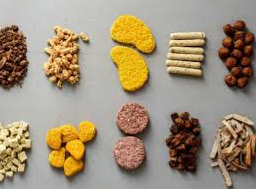
#> input picture Pictures/00Fullimage.png, 256 x 189 px
$ python main.py
#> lines starting #> are read from the running program, lines starting #| are printed output that depends on the picture
from PIL import Image, ImageOps, ImageDraw, ImageFont
import numpy as np

min_rate = 0.9
max_rate = 1.1

img_path = "Pictures/00Fullimage.png"  # img taken from camera
textList = ["BBQ Souce","Chicken","Big Nugget","Sausage","MeatBall",
            "Cheese","Nugget","Ham. Patties","Meat","Mushroom"]
mean_list = []

# Open File and read all lines
with open('mean_list.txt', 'r') as file:
#> (reads mean_list.txt from the repository)
    lines = file.readlines()
    # all lines on loop
    for line in lines:
        values = line.strip().split('/')
        # if empty line skip
        if not values:
            continue
        try:
            # make values integer and create a list
            rgb_values = [int(value) for value in values]
            # add this list to mean_list
            mean_list.append(rgb_values)
        except ValueError:
            # If line is not acceptable skip
            continue

def get_all_rgb(piece):
    image_RGB = []
    # open img
    image = piece
    # take img sizes
    width, height = image.size
    # Loop al pixels
    for y in range(int(height)):
        for x in range(int(width)):
            # took pixels rgb values
            rgb_value = image.getpixel((x, y))
            R = rgb_value[0]
            G = rgb_value[1]
            B = rgb_value[2]
            if (R == 0) or (G == 0) or (B == 0):
                pass
            elif (R/G >= min_rate and R/G <= max_rate) and (R/B >= min_rate and R/B <= max_rate) and (B/G >= min_rate and B/G <= max_rate):
                pass
            # return rgb values
            else:
                image_RGB.append([R, G, B])
    return image_RGB

# open img file
image = Image.open(img_path)
#> image is the input picture: PIL image 256x189 RGBA; mean R, G, B, A 160.1, 144.7, 122.2, 255
# img's width-height
width, height = image.size
#> width = 256; height = 189
# Pieces width-height
piece_width = width // 5
#> piece_width = 51
piece_height = height // 2
#> piece_height = 94

pieces = []
pieces_with_text = []  # pieces' red bordered and subtitled version

printCount = 0
for i in range(10):
    printCount+=1
    x = (i % 5) * piece_width
    y = (i // 5) * piece_height
    piece = image.crop((x, y, x + piece_width, y + piece_height))
    current_data=get_all_rgb(piece)
    data_diff_list = []
    for data_ in current_data:
        data_diffRGB_list = []
        for j in range(10):
            data_diff_RGB = []
            data = mean_list[j]
            for k in range(3):
                data_diff = abs(data[k] - data_[k])
                data_diff_RGB.append(data_diff)
            data_diffRGB_list.append(data_diff_RGB)
        data_diff_list.append(data_diffRGB_list)

    R_val0, R_val1, R_val2, R_val3, R_val4, R_val5, R_val6, R_val7, R_val8, R_val9 = 0, 0, 0, 0, 0, 0, 0, 0, 0, 0
    G_val0, G_val1, G_val2, G_val3, G_val4, G_val5, G_val6, G_val7, G_val8, G_val9 = 0, 0, 0, 0, 0, 0, 0, 0, 0, 0
    B_val0, B_val1, B_val2, B_val3, B_val4, B_val5, B_val6, B_val7, B_val8, B_val9 = 0, 0, 0, 0, 0, 0, 0, 0, 0, 0

    for x in data_diff_list: #len 2k
        count = 0
        for y in x: #len 10
            if count == 0:
                R_val0 += y[0]
                G_val0 += y[1]
                B_val0 += y[2]
            if count == 1:
                R_val1 += y[0]
                G_val1 += y[1]
                B_val1 += y[2]
            if count == 2:
                R_val2 += y[0]
                G_val2 += y[1]
                B_val2 += y[2]
            if count == 3:
                R_val3 += y[0]
                G_val3 += y[1]
                B_val3 += y[2]
            if count == 4:
                R_val4 += y[0]
                G_val4 += y[1]
                B_val4 += y[2]
            if count == 5:
                R_val5 += y[0]
                G_val5 += y[1]
                B_val5 += y[2]
            if count == 6:
                R_val6 += y[0]
                G_val6 += y[1]
                B_val6 += y[2]
            if count == 7:
                R_val7 += y[0]
                G_val7 += y[1]
                B_val7 += y[2]
            if count == 8:
                R_val8 += y[0]
                G_val8 += y[1]
                B_val8 += y[2]
            if count == 9:
                R_val9 += y[0]
                G_val9 += y[1]
                B_val9 += y[2]
            count += 1

    q = len(data_diff_list)

    R0, R1, R2, R3, R4 = int(R_val0 / q), int(R_val1 / q), int(R_val2 / q), int(R_val3 / q), int(R_val4 / q)
    R5, R6, R7, R8, R9 = int(R_val5 / q), int(R_val6 / q), int(R_val7 / q), int(R_val8 / q), int(R_val9 / q)

    G0, G1, G2, G3, G4 = int(G_val0 / q), int(G_val1 / q), int(G_val2 / q), int(G_val3 / q), int(G_val4 / q)
    G5, G6, G7, G8, G9 = int(G_val5 / q), int(G_val6 / q), int(G_val7 / q), int(G_val8 / q), int(G_val9 / q)

    B0, B1, B2, B3, B4 = int(B_val0 / q), int(B_val1 / q), int(B_val2 / q), int(B_val3 / q), int(B_val4 / q)
    B5, B6, B7, B8, B9 = int(B_val5 / q), int(B_val6 / q), int(B_val7 / q), int(B_val8 / q), int(B_val9 / q)

    last_list = [R0+G0+B0,R1+G1+B1,R2+G2+B2,R3+G3+B3,R4+G4+B4,R5+G5+B5,R6+G6+B6,R7+G7+B7,R8+G8+B8,R9+G9+B9]

    print("___",printCount, "__:")
    #print([R0,G0,B0],[R1,G1,B1],[R2,G2,B2],[R3,G3,B3],[R4,G4,B4],[R5,G5,B5],[R6,G6,B6],[R7,G7,B7],[R8,G8,B8],[R9,G9,B9])
    print(last_list,"\n")
    min = 999
    index = 10
    for p in range(10):
        if min > last_list[p]:
            min = last_list[p]
            index = p

    text = textList[index]
    # text color green
    text_color = (0, 255, 0)
    # text font / font-size
    font = ImageFont.truetype("arial.ttf", 9)
    # copy red bordered pice
    piece_with_text = piece.copy()
    # create ImageDraw for drawing on picture
    draw = ImageDraw.Draw(piece_with_text)

    # Calculate the text coordinates
    text_bbox = draw.textbbox((0, 0), text, font=font)
    text_width = text_bbox[2] - text_bbox[0]
    text_height = text_bbox[3] - text_bbox[1]
    text_x = (piece_with_text.width - text_width) // 2  # center text horizontal
    text_y = piece_with_text.height - text_height - 10  # text on bottom

    # draw text
    draw.text((text_x, text_y), text, font=font, fill=text_color)
    # Add red Border to img
    piece_with_text = ImageOps.expand(piece_with_text, border=1, fill='red')

    #add pieces to list
    pieces.append(piece)
    pieces_with_text.append(piece_with_text)
#> this loop made 10 passes
#> (text_bbox, text_width, text_height, text_x, text_y) on passes 1 to 10: ((0, 2, 50, 10), 50, 8, 0, 76), ((0, 1, 36, 9), 36, 8, 7, 76), ((0, 2, 51, 11), 51, 9, 0, 75), ((0, 1, 34, 9), 34, 8, 8, 76), ((0, 1, 39, 9), 39, 8, 6, 76), ((0, 1, 34, 9), 34, 8, 8, 76), ((0, 2, 51, 11), 51, 9, 0, 75), ((0, 2, 57, 9), 57, 7, -3, 77), ((0, 2, 23, 9), 23, 7, 14, 77), ((0, 1, 47, 9), 47, 8, 2, 76)
#> pass 1, `piece = image.crop((x, y, x + piece_width, y + piece_height))`:
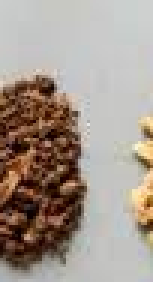
#> piece: PIL image 51x94 RGBA (shown 3 times larger); mean R, G, B, A 163.3, 150.5, 140.4, 255
#> after the loop:
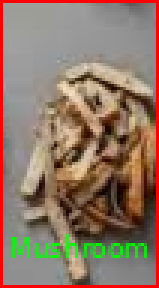
#> piece_with_text: PIL image 53x96 RGBA (shown 3 times larger); mean R, G, B, A 142.6, 119.2, 101.6, 255
#> after the loop, pieces = 10 items; pieces_with_text = 10 items; printCount = 10

# spread up-down pieces
top_pieces = pieces[:5]
#> top_pieces = 5 items
bottom_pieces = pieces[5:]
#> bottom_pieces = 5 items
top_pieces_with_text = pieces_with_text[:5]
#> top_pieces_with_text = 5 items
bottom_pieces_with_text = pieces_with_text[5:]
#> bottom_pieces_with_text = 5 items

# connect top pieces
top_combined = np.concatenate(top_pieces, axis=1)
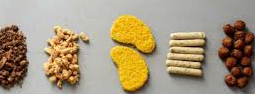
#> top_combined: shape (94, 255, 4); mean of channels 0, 1, 2, 3 166.4, 150.7, 124, 255; drawn as R, G, B
top_image = Image.fromarray(top_combined)
top_combined_with_text = np.concatenate(top_pieces_with_text, axis=1)
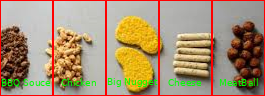
#> top_combined_with_text: shape (96, 265, 4); mean of channels 0, 1, 2, 3 168.7, 144.4, 115, 255; drawn as R, G, B
top_image_with_text = Image.fromarray(top_combined_with_text)

# connect bottom pieces
bottom_combined = np.concatenate(bottom_pieces, axis=1)
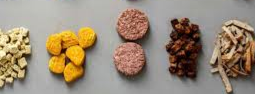
#> bottom_combined: shape (94, 255, 4); mean of channels 0, 1, 2, 3 154.2, 138.9, 120.3, 255; drawn as R, G, B
bottom_image = Image.fromarray(bottom_combined)
bottom_combined_with_text = np.concatenate(bottom_pieces_with_text, axis=1)
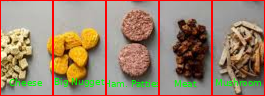
#> bottom_combined_with_text: shape (96, 265, 4); mean of channels 0, 1, 2, 3 157.5, 133, 111, 255; drawn as R, G, B
bottom_image_with_text = Image.fromarray(bottom_combined_with_text)

# connect top-bottom pieces
combined_image = np.concatenate([top_combined, bottom_combined], axis=0)
output_image = Image.fromarray(combined_image)

# red border and green text added pieces connected
combined_image_with_text = np.concatenate([top_combined_with_text, bottom_combined_with_text], axis=0)
output_image_with_text = Image.fromarray(combined_image_with_text)

# make output picture x3 larger
output_image_resized = output_image.resize((output_image.width * 3, output_image.height * 3))

# x3 larger output with red border and green text
output_image_with_text_resized = output_image_with_text.resize((output_image_with_text.width * 3, output_image_with_text.height * 3))
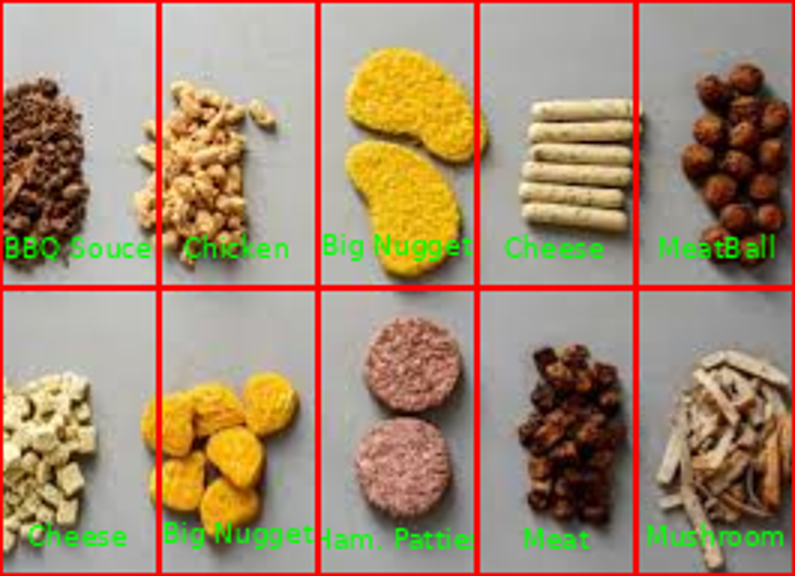
#> output_image_with_text_resized: PIL image 795x576 RGBA; mean R, G, B, A 163, 139, 113.3, 255
output_image_with_text_resized.show()

input("")
